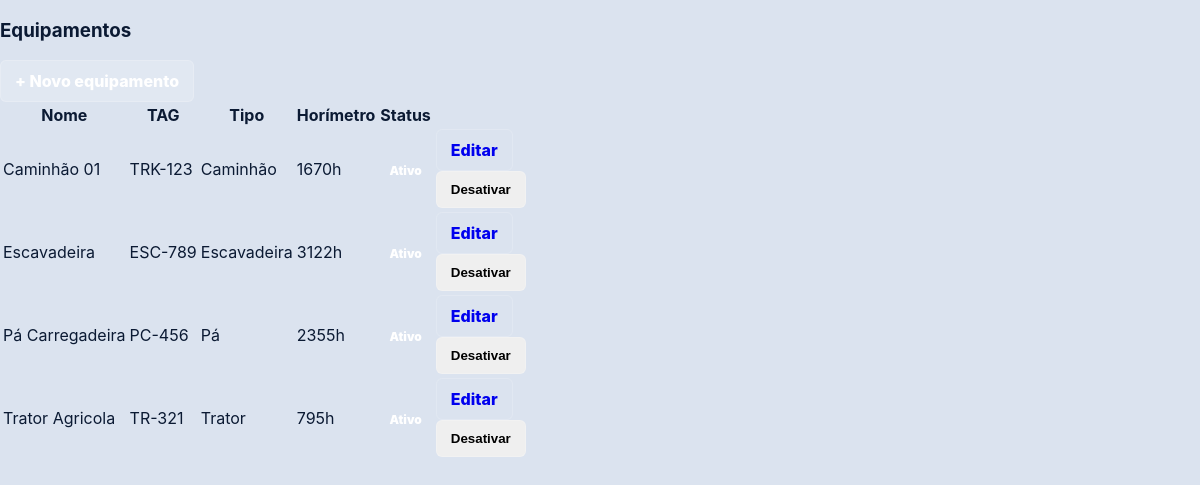
The page /equipamentos (signed in) on the database its author committed.
### app/models.py (models this page shows, shortened)
class Equipment(db.Model):
    __tablename__ = "equipamentos"
    id = db.Column(db.Integer, primary_key=True)
    nome = db.Column(db.String(120), nullable=False)
    codigo = db.Column(db.String(60), nullable=False, unique=True)  # TAG
    tipo = db.Column(db.String(60), nullable=True)
    horimetro_atual = db.Column(db.Integer, nullable=False, default=0)
    ativo = db.Column(db.Boolean, nullable=False, default=True)
    created_at = db.Column(db.DateTime, nullable=False, default=datetime.utcnow)

### app/main/routes.py (the view)
@bp.route("/equipamentos")
@login_required
def equipamentos():
    items = Equipment.query.order_by(Equipment.nome.asc()).all()
    return render_template("equipamentos_list.html", items=items)

### app/__init__.py (called while the page is built)
def create_app():
    app = Flask(__name__)
    app.config.from_object(Config)
    db.init_app(app)
    csrf.init_app(app)
    login_manager.init_app(app)
    login_manager.login_view = "auth.login"  # redireciona pra login se não estiver logado
    @login_manager.user_loader
    def load_user(user_id: str):
        return User.query.get(int(user_id))
    from .auth import bp as auth_bp
    from .main import bp as main_bp
    app.register_blueprint(auth_bp)
    app.register_blueprint(main_bp)
    return app

### app/models.py (called while the page is built)
    def is_admin(self) -> bool:
        return self.role == "admin"

### app/templates/equipamentos_list.html
{% extends "base.html" %}
{% block content %}
<div class="d-flex justify-content-between align-items-center mb-3">
  <h3 class="mb-0">Equipamentos</h3>
  {% if current_user.is_admin() %}
    <a class="btn btn-primary" href="{{ url_for('main.equipamento_novo') }}">
      + Novo equipamento
    </a>
  {% endif %}
</div>
<table class="table table-striped align-middle">
  <thead>
    <tr>
      <th>Nome</th>
      <th>TAG</th>
      <th>Tipo</th>
      <th>Horímetro</th>
      <th>Status</th>
      <th style="width: 220px;"></th>
    </tr>
  </thead>
  <tbody>
    {% for e in items %}
    <tr>
      <td class="fw-semibold">{{ e.nome }}</td>
      <td>{{ e.codigo }}</td>
      <td>{{ e.tipo or '-' }}</td>
      <td>{{ e.horimetro_atual }}h</td>
      <td>
        {% if e.ativo %}
          <span class="badge text-bg-success">Ativo</span>
        {% else %}
          <span class="badge text-bg-secondary">Inativo</span>
        {% endif %}
      </td>
      <td class="text-end">
        <a class="btn btn-sm btn-outline-dark" href="{{ url_for('main.equipamento_editar', equip_id=e.id) }}">
          Editar
        </a>
        {% if current_user.is_admin() %}
          <form class="d-inline" method="post" action="{{ url_for('main.equipamento_toggle', equip_id=e.id) }}">
            <button class="btn btn-sm btn-outline-secondary" type="submit">
              {% if e.ativo %}Desativar{% else %}Ativar{% endif %}
            </button>
          </form>
        {% endif %}
      </td>
    </tr>
    {% endfor %}
  </tbody>
</table>
{% endblock %}

### app/static/css/style.css (style rules this page uses)
:root { --bg:#dbe3ef; --blue1:#0b57b3; --blue2:#073a7a; --blue3:#0a4aa0; --shadow: 0 6px 12px rgba(0,0,0,.25); --shadow2: 0 3px 8px rgba(0,0,0,.18); --card:#ffffff; --card2:#f3f7ff; --text:#0b1a33; }
* { box-sizing:border-box }
html,body { height:100% }
body { margin:0; font-family: Inter, system-ui, -apple-system, "Segoe UI", Roboto, Arial, sans-serif; color:var(--text); background: var(--bg); }
.btn { display:inline-flex; align-items:center; justify-content:center; padding:10px 14px; border-radius:6px; font-weight:800; text-decoration:none; border:1px solid rgba(255,255,255,.18); }
.btn-primary { background: rgba(255,255,255,.18); color:#fff; }
.badge { font-size:12px; font-weight:900; padding:8px 10px; border-radius:6px; color:#fff; white-space:nowrap; }

### rows shown on the page
Equipment: nome "Caminhão 01", codigo "TRK-123", tipo "Caminhão", horimetro_atual "1670", ativo "Ativo"
Equipment: nome "Escavadeira", codigo "ESC-789", tipo "Escavadeira", horimetro_atual "3122", ativo "Ativo"
Equipment: nome "Pá Carregadeira", codigo "PC-456", tipo "Pá", horimetro_atual "2355", ativo "Ativo"
Equipment: nome "Trator Agricola", codigo "TR-321", tipo "Trator", horimetro_atual "795", ativo "Ativo"
